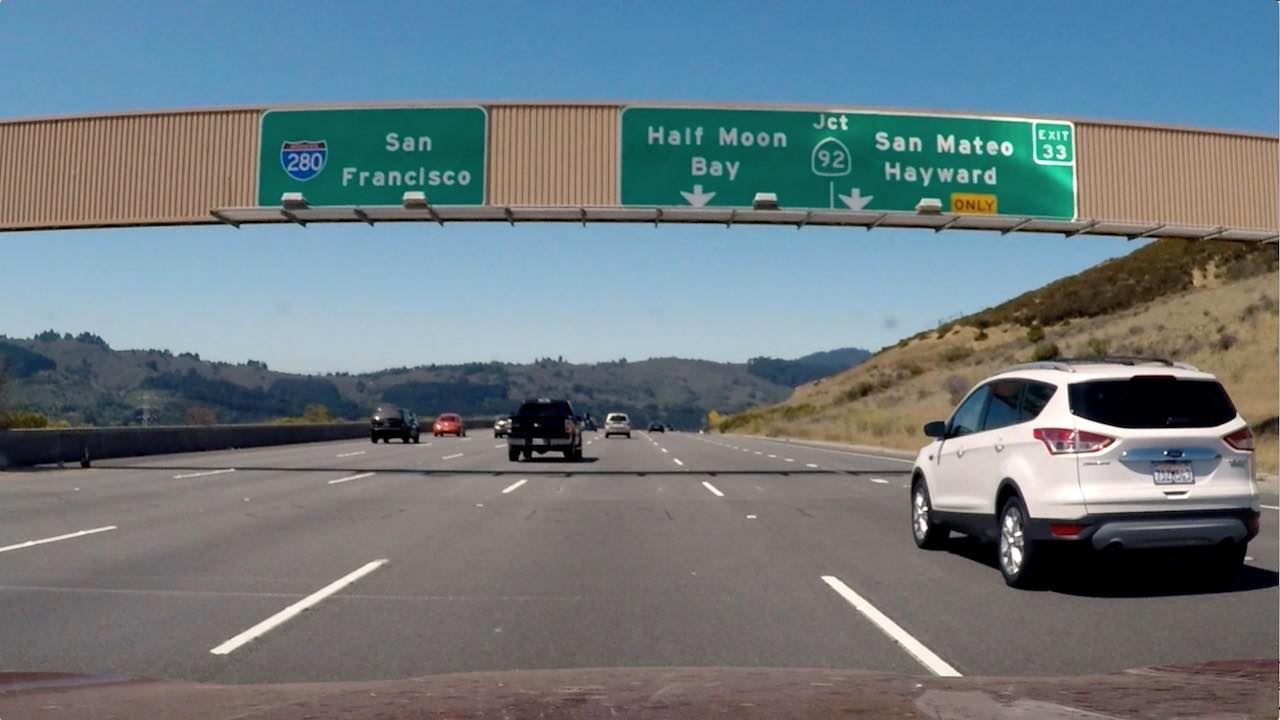
#> input picture signs_vehicles_xygrad.png, 1280 x 720 px
$ jupyter execute 'Magnitude _of_the_Gradient.ipynb'   (older library calls are emulated)
#> lines starting #> are read from the running program, lines starting #| are printed output that depends on the picture
[cell 1]
import numpy as np
import cv2
import matplotlib.pyplot as plt
import matplotlib.image as mpimg
import pickle

[cell 2]
# Read in an image
image = mpimg.imread('signs_vehicles_xygrad.png')
#> image is the input picture: shape (720, 1280, 3) float32; mean R, G, B 0.428, 0.477, 0.5

# Define a function that applies Sobel x and y,
# then computes the magnitude of the gradient
# and applies a threshold
def mag_thresh(img, sobel_kernel=3, mag_thresh=(0, 255)):

    # Apply the following steps to img
    # 1) Convert to grayscale
    # 2) Take the gradient in x and y separately
    # 3) Calculate the magnitude
    # 4) Scale to 8-bit (0 - 255) and convert to type = np.uint8
    # 5) Create a binary mask where mag thresholds are met
    # 6) Return this mask as your binary_output image
#> called with sobel_kernel = 3, mag_thresh = (100, 255)
    gray = cv2.cvtColor(img, cv2.COLOR_RGB2GRAY)
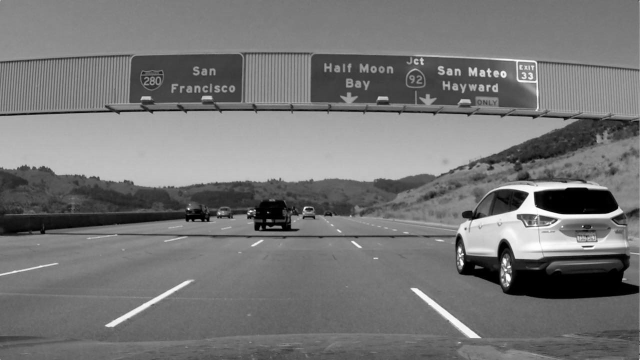
#> gray: shape (720, 1280) float32 (shown at 1/2 size); min 0, max 0.999, mean 0.465
    sobelX = cv2.Sobel(gray, cv2.CV_64F, 1, 0, ksize=sobel_kernel)
    sobelY = cv2.Sobel(gray, cv2.CV_64F, 0, 1, ksize=sobel_kernel)
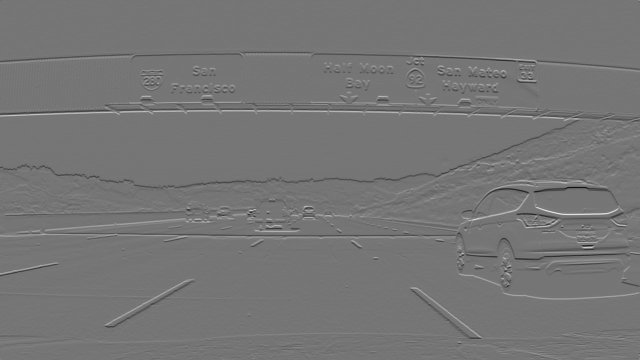
#> sobelY: shape (720, 1280) float64 (shown at 1/2 size); min -3.12, max 3.62, mean -0.00103; drawn with min black and max white
    mag_sobel = np.sqrt(np.square(sobelX) + np.square(sobelY))
    scaled_mag = np.uint8(255*mag_sobel/np.max(mag_sobel))
    binary_output = np.zeros_like(scaled_mag)
    binary_output[(scaled_mag >= mag_thresh[0]) & (scaled_mag <= mag_thresh[1])] = 1
#     binary_output = np.copy(img) # Remove this line
    return binary_output

# Run the function
mag_binary = mag_thresh(image, sobel_kernel=3, mag_thresh=(100, 255))
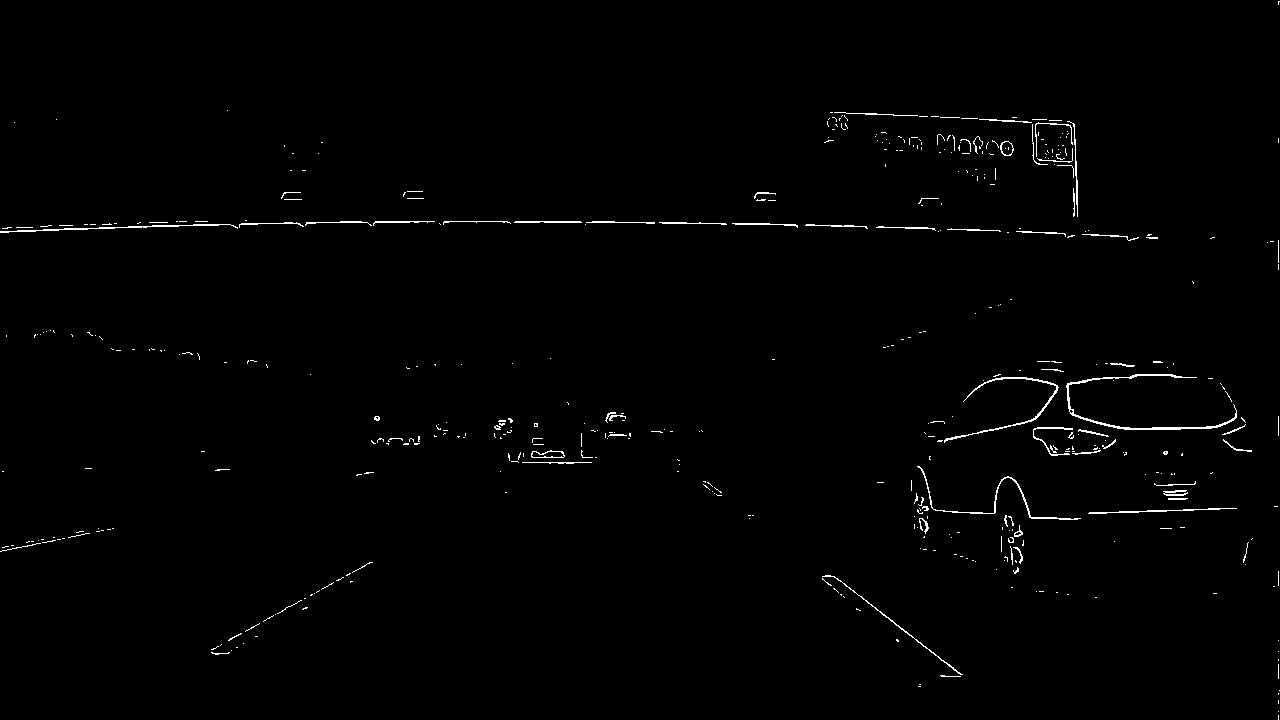
#> mag_binary: shape (720, 1280); values 0 (black) and 1 (white), 0.87% white in thin lines or dots
# Plot the result
f, (ax1, ax2) = plt.subplots(1, 2, figsize=(24, 9))
f.tight_layout()
ax1.imshow(image)
ax1.set_title('Original Image', fontsize=50)
ax2.imshow(mag_binary, cmap='gray')
ax2.set_title('Thresholded Magnitude', fontsize=50)

plt.subplots_adjust(left=0., right=1, top=0.9, bottom=0.)

[cell 3]
# Run the function
mag_binary = mag_thresh(image, sobel_kernel=3, mag_thresh=(30, 100))
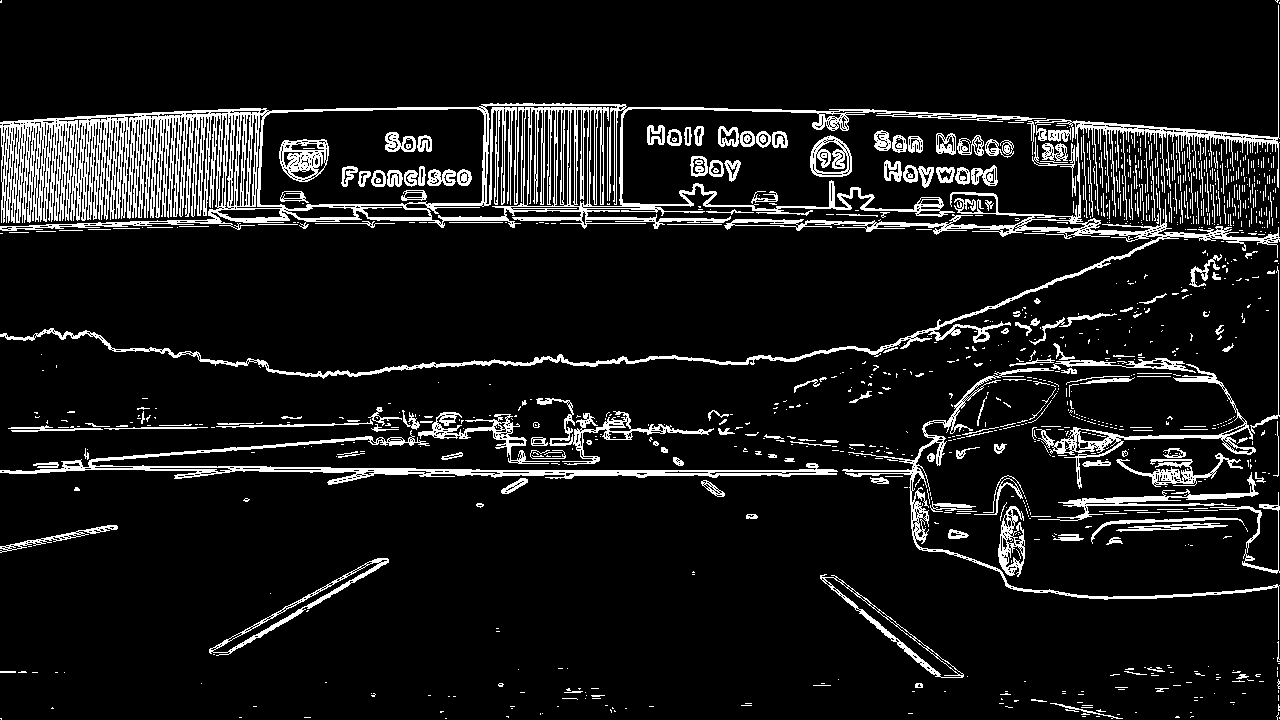
#> mag_binary: shape (720, 1280); values 0 (black) and 1 (white), 9.8% white in thin lines or dots
# Plot the result
f, (ax1, ax2) = plt.subplots(1, 2, figsize=(24, 9))
f.tight_layout()
ax1.imshow(image)
ax1.set_title('Original Image', fontsize=50)
ax2.imshow(mag_binary, cmap='gray')
ax2.set_title('Thresholded Magnitude', fontsize=50)
plt.subplots_adjust(left=0., right=1, top=0.9, bottom=0.)

$ run again, with bridge_shadow.jpg saved as signs_vehicles_xygrad.png
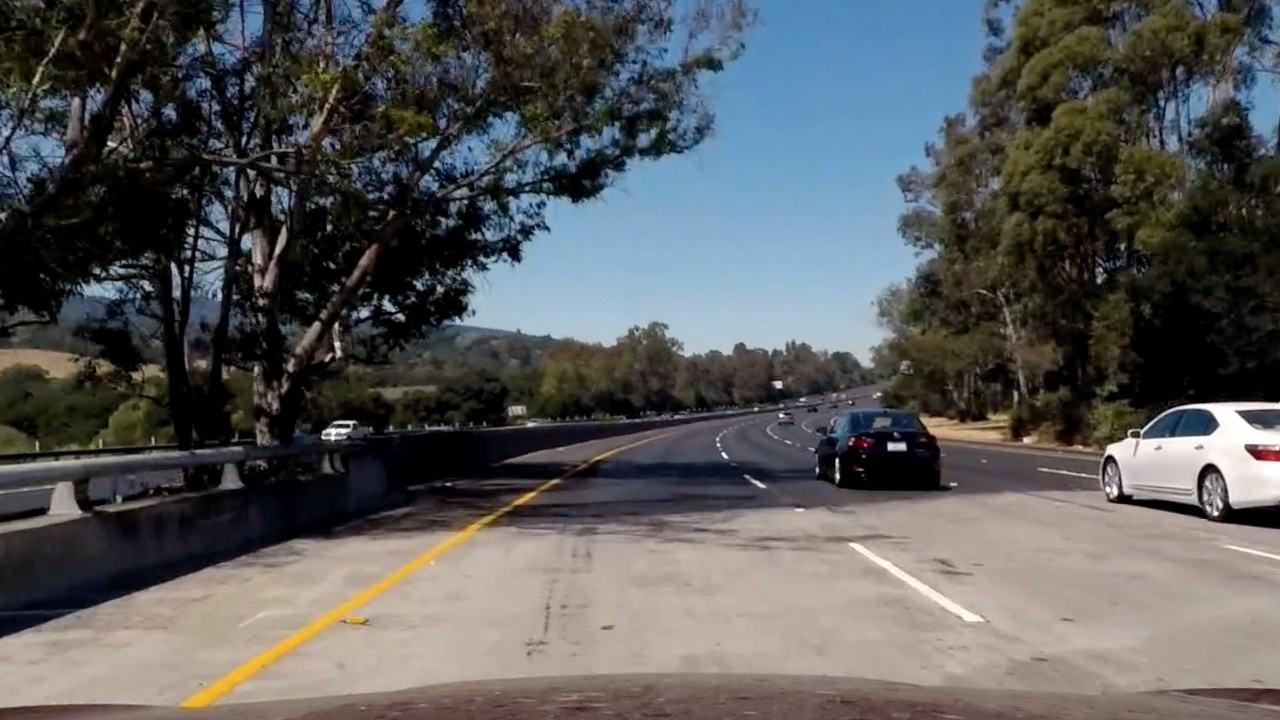
#> input picture bridge_shadow.jpg, 1280 x 720 px
#> image is the input picture: shape (720, 1280, 3) float32; mean R, G, B 0.352, 0.356, 0.356
#> `mag_binary = mag_thresh(image, sobel_kernel=3, mag_thresh=(100, 255))`:
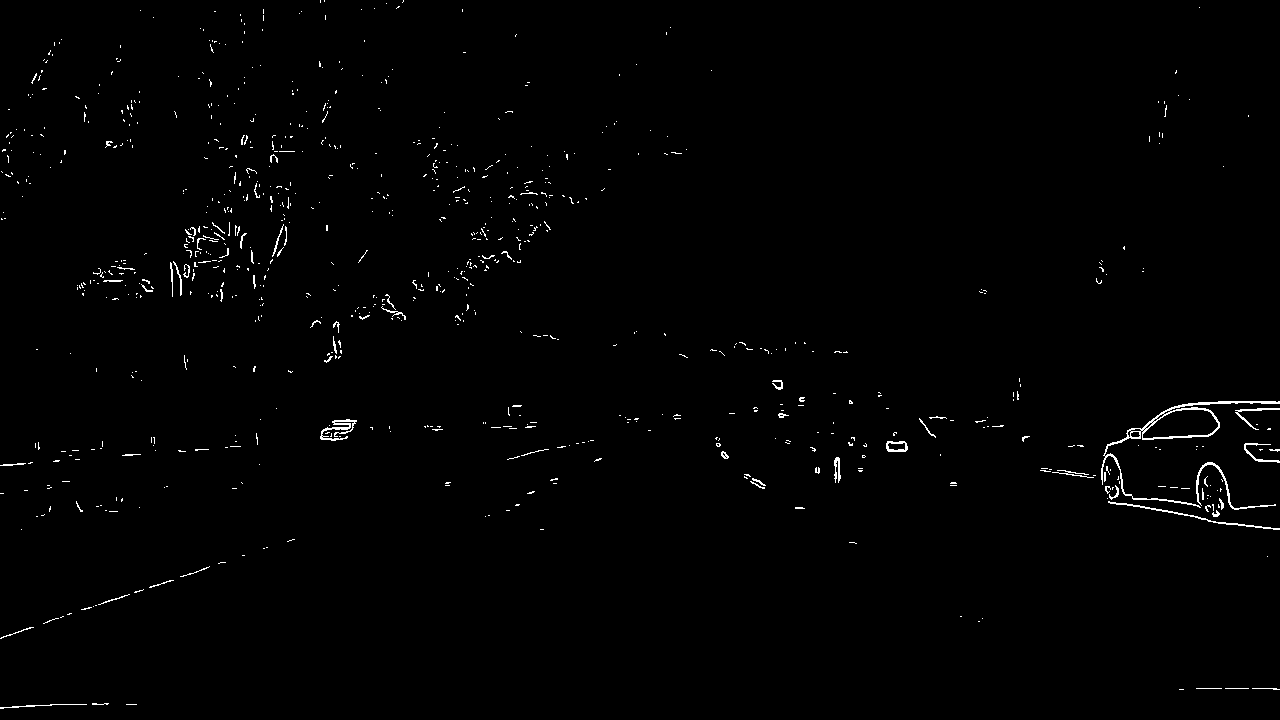
#> mag_binary: shape (720, 1280); values 0 (black) and 1 (white), 0.88% white in thin lines or dots
#> `mag_binary = mag_thresh(image, sobel_kernel=3, mag_thresh=(30, 100))`:
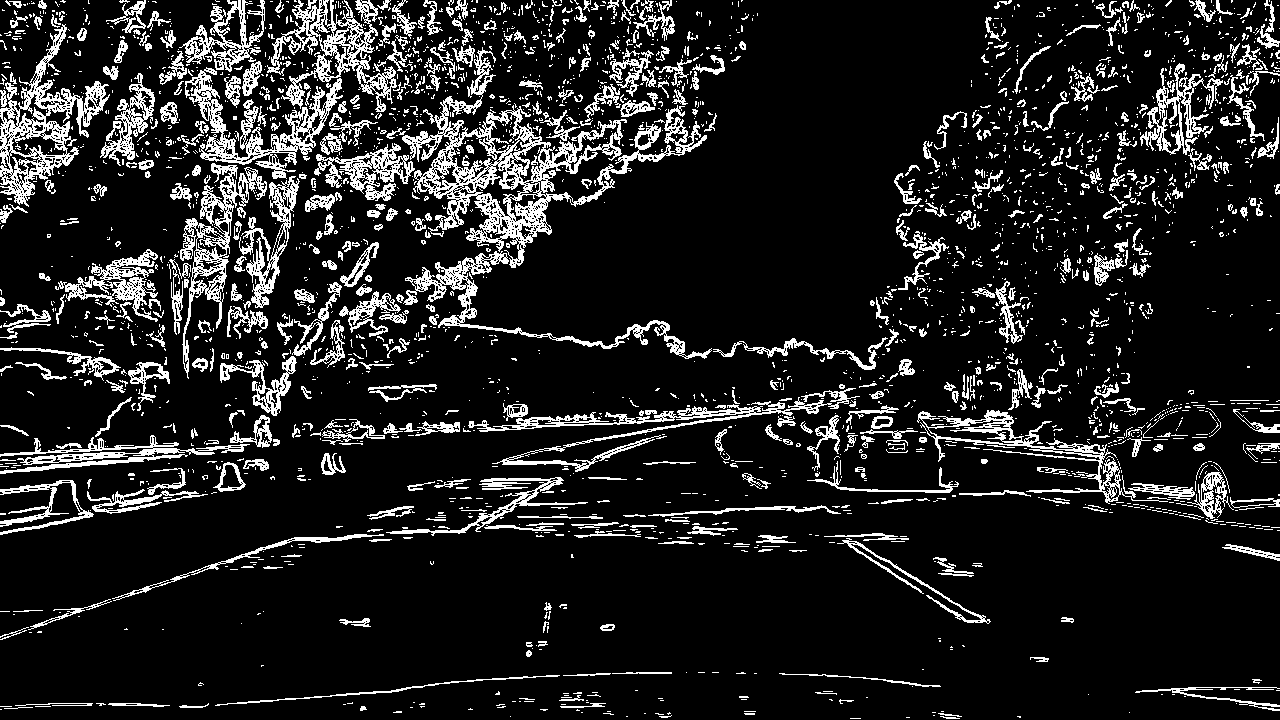
#> mag_binary: shape (720, 1280); values 0 (black) and 1 (white), 13% white in thin lines or dots

$ run again, with test1.jpg saved as signs_vehicles_xygrad.png
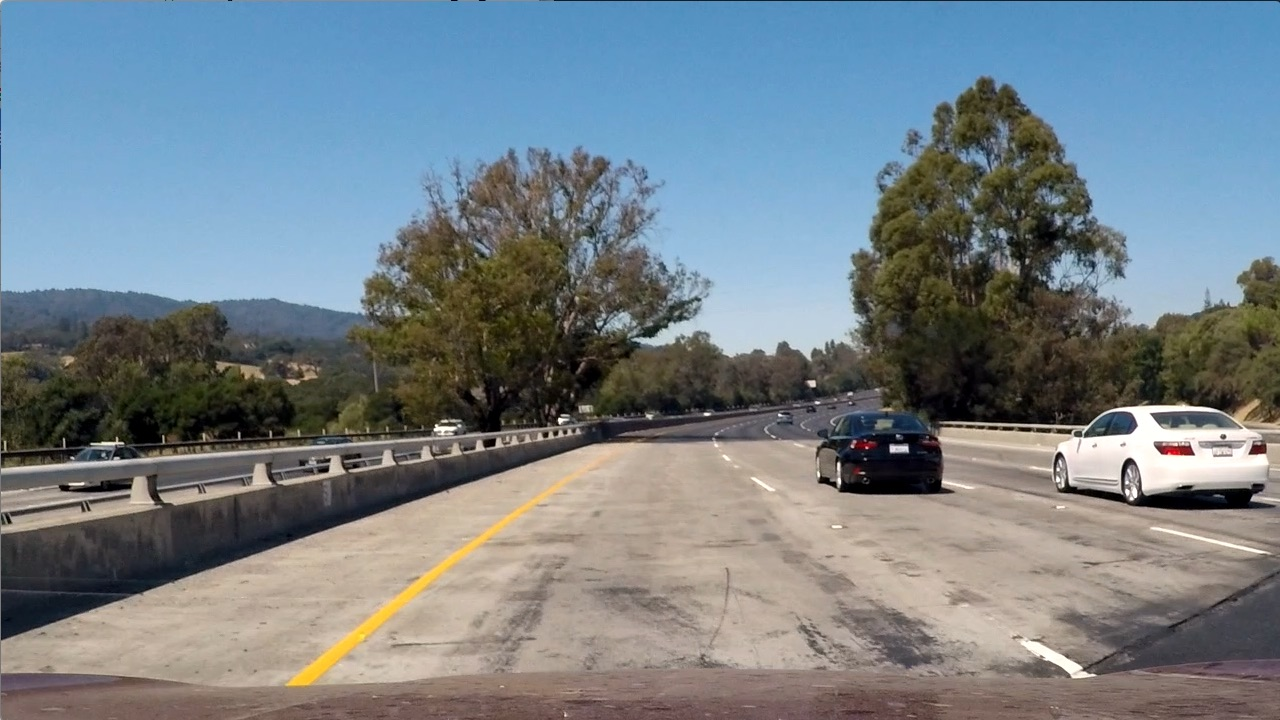
#> input picture test1.jpg, 1280 x 720 px
#> image is the input picture: shape (720, 1280, 3) float32; mean R, G, B 0.461, 0.505, 0.532
#> `mag_binary = mag_thresh(image, sobel_kernel=3, mag_thresh=(100, 255))`:
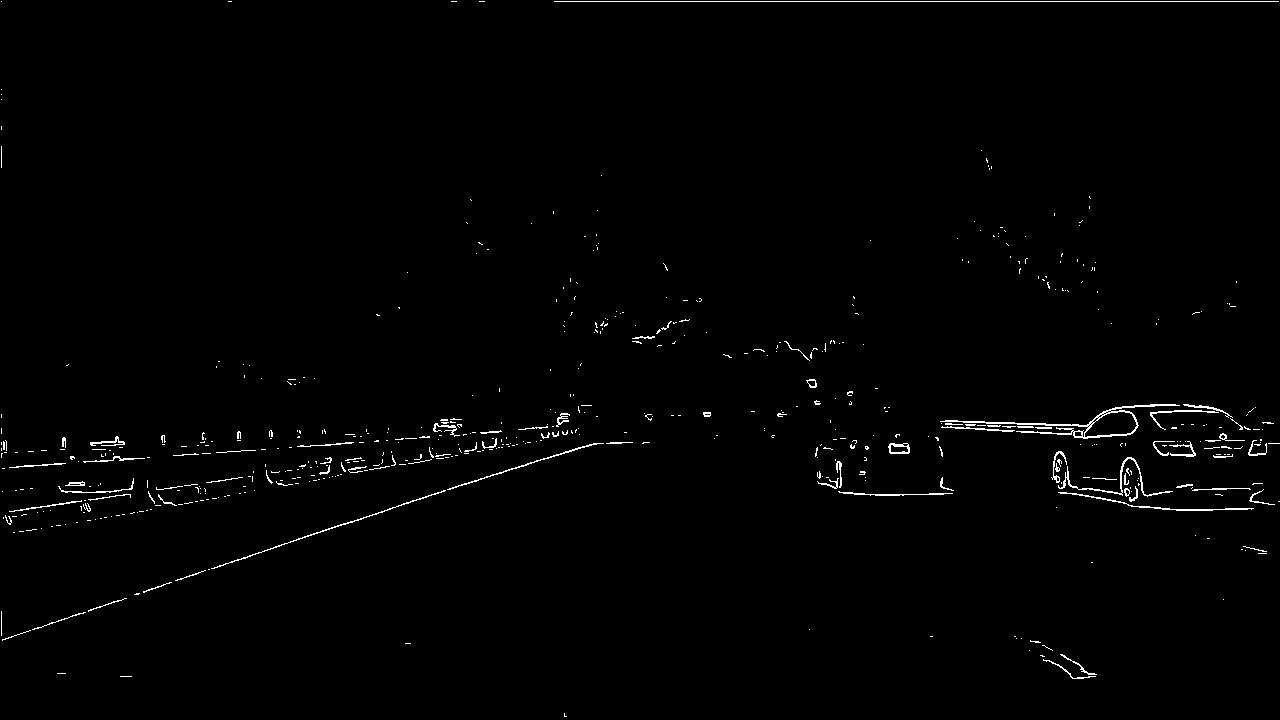
#> mag_binary: shape (720, 1280); values 0 (black) and 1 (white), 1% white in thin lines or dots
#> `mag_binary = mag_thresh(image, sobel_kernel=3, mag_thresh=(30, 100))`:
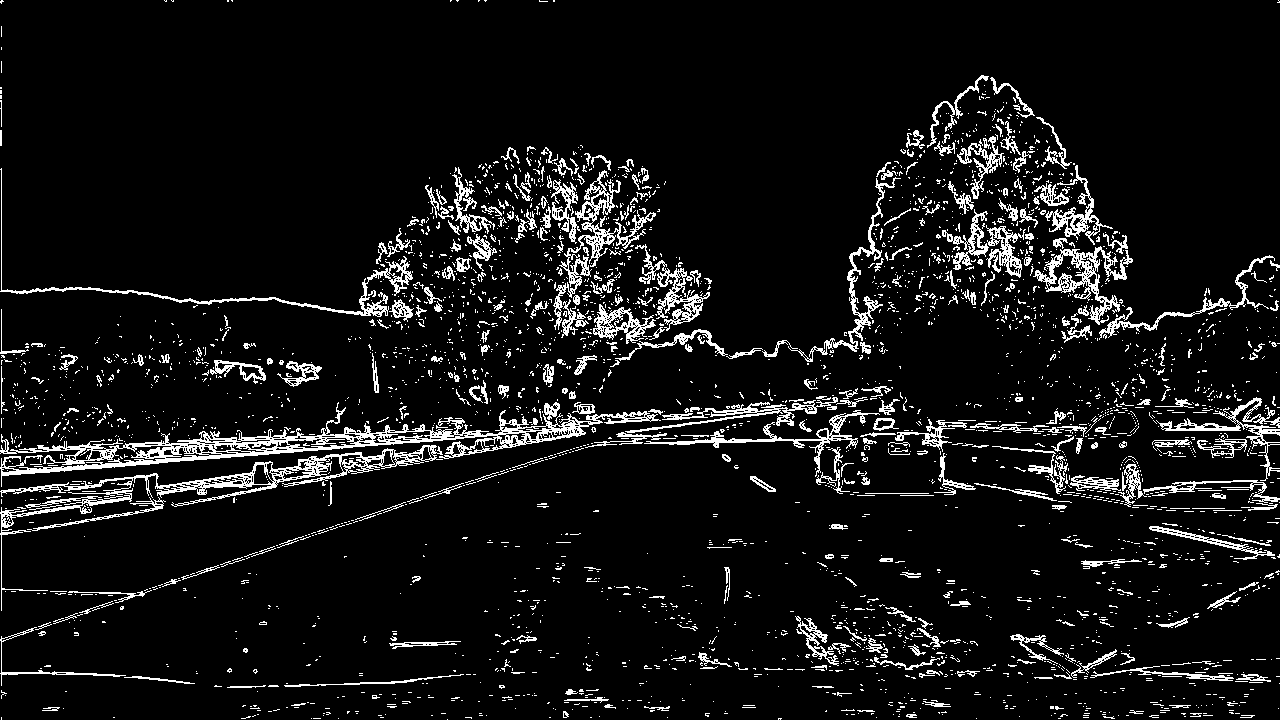
#> mag_binary: shape (720, 1280); values 0 (black) and 1 (white), 7.9% white in thin lines or dots
